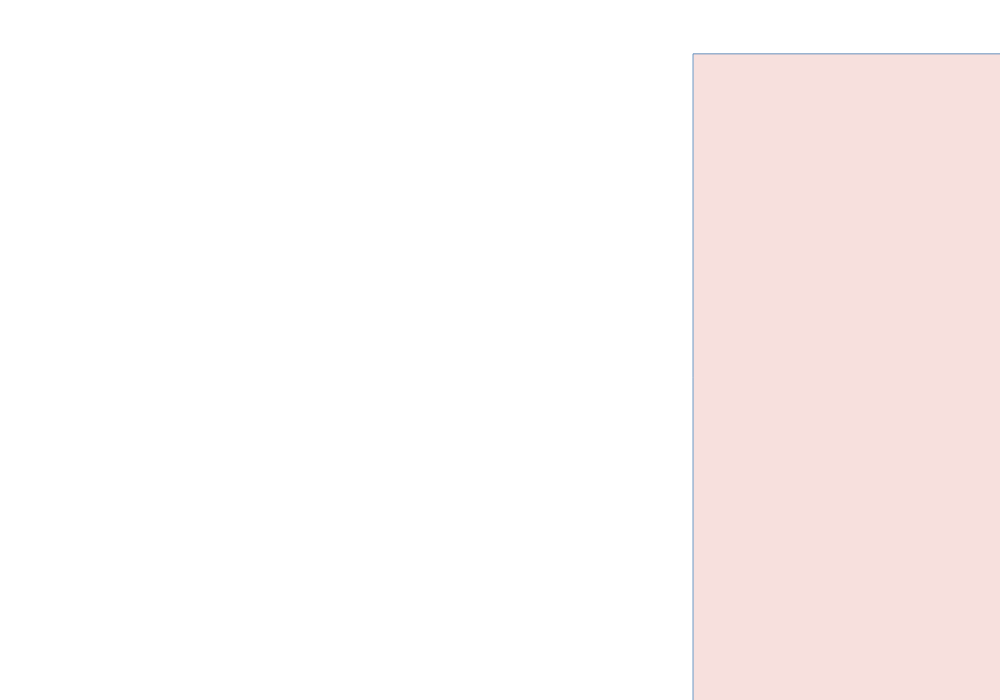
Frame 1 (no input)
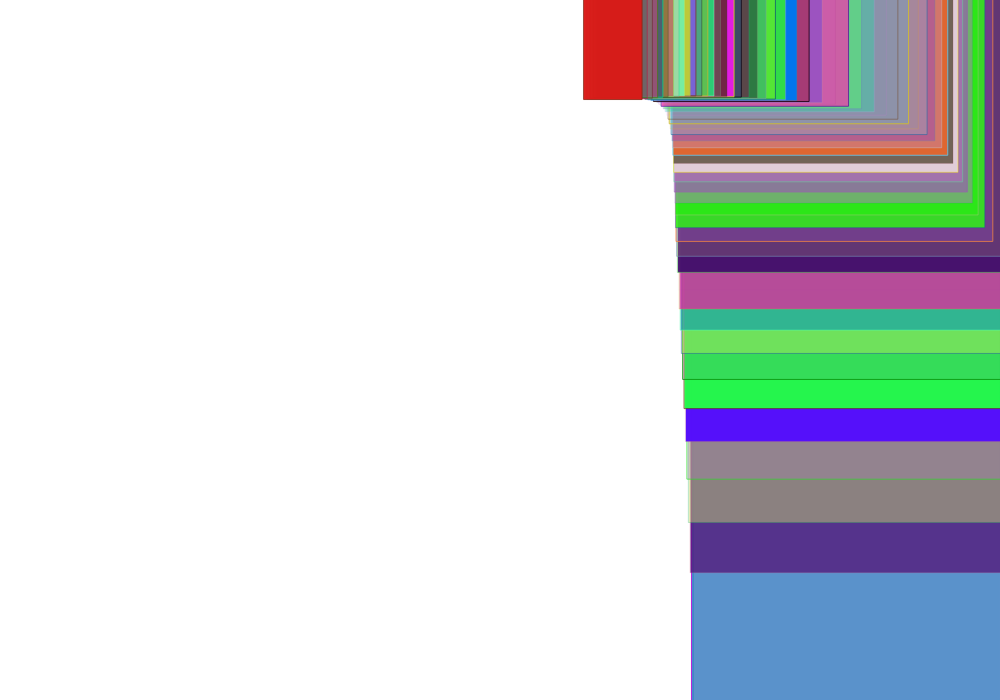
Frame 60 (no input)
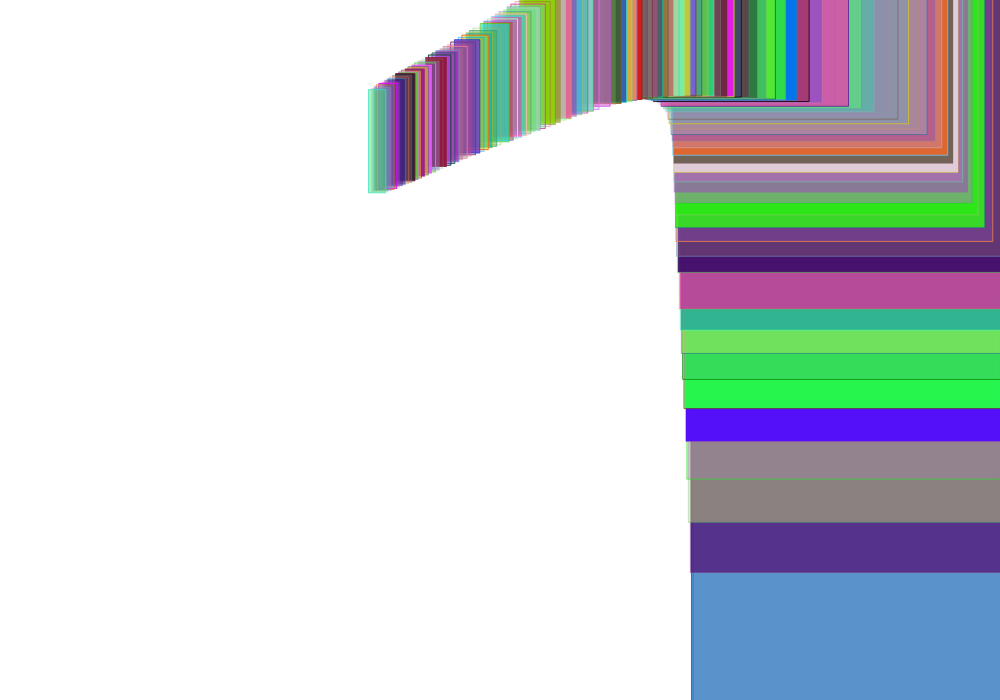
Frame 120 (the mouse pressed at the canvas centre since frame 60)

The p5.js sketch that drew these frames (run headless with seeded random() and noise() and a simulated clock; from frame 60 on, the mouse is pressed at the canvas centre):

// p5.js sketch
// ── sketch.js

var _num = 10;    
var _angnoise, _radiusnoise;
var _xnoise, _ynoise;
var _angle;
var _radius = 100;
var _strokeCol = 200;
var _strokeChange = -1;

var xSize=400;
var ySize=400;

function setup() {
  createCanvas(1000, 700);
  //smooth(); 
  frameRate(30);
  background(255);
  
  _angle = (PI/2);
  //console.log(_angle);
  _angnoise = random(10);
  _radiusnoise = random(10);
  _xnoise = random(10);
  _ynoise = random(10);
}

function draw() {
  //console.log("hello");
  _radiusnoise += 0.005;
  _radius = (noise(_radiusnoise) * 550) +1;
  
  _angnoise += 0.005;
  _angle += (noise(_angnoise) * 6) - 3;
  if (_angle > 360) { _angle -= 360; }
  if (_angle < 0) { _angle += 360; }
  


  // wobble centre
  if(_xnoise > 0.3){_xNoise=0.01;}
  _xnoise += 0.01;
  _ynoise += 0.01;

  xSize -= 1;
  ySize -= 1;

  if(xSize > 500) {xSize=100;}
  if(ySize > 500) {ySize=100;}

  var centreX = width/2 + (noise(_xnoise)-150);
  var centreY = height/2 + (noise(_ynoise)-300);
  
  var rad = radians(_angle);
  var x1 = centreX + (_radius * cos(rad));
  var y1 = centreY + (_radius * sin(rad*0.618));


  
  // opposite
  var opprad = rad + PI;
  var x2 = centreX + (_radius * cos(opprad));
  var y2 = centreY + (_radius * sin(opprad)); 
  


  noFill();
  fill(color(random(255),random(255),random(255),random(255)));
  _strokeCol += _strokeChange;
  if (_strokeCol > 254) { _strokeChange *= -1; }
  if (_strokeCol < 0) { _strokeChange *= -1; }
  _strokeCol2=color(random(255),random(255),random(255),random(255));
  //stroke(_strokeCol);
  stroke(_strokeCol2);
  strokeWeight(1);
  //line(x1, y1, x2, y2);
    if(xSize > 500) {xSize=100;}
  if(ySize > 500) {ySize=100;}

  rect(x1,y1,xSize/(x2*.05),ySize/(y2*.01));

}






// //================================= 

// void keyPressed() {
//   if (keyCode == ENTER) {
//     saveFrame("waveclock-####.tif");
//   }
// }

// void mousePressed() {
//   clearBackground();
// }
